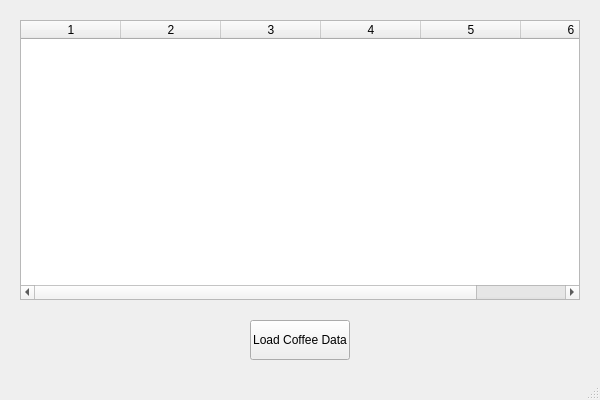
<?xml version="1.0" encoding="UTF-8"?>
<ui version="4.0">
 <class>MainWindow</class>
 <widget class="QMainWindow" name="MainWindow">
  <property name="geometry">
   <rect>
    <x>100</x>
    <y>100</y>
    <width>600</width>
    <height>400</height>
   </rect>
  </property>
  <property name="windowTitle">
   <string>Coffee Database</string>
  </property>
  <widget class="QWidget" name="centralwidget">
   <widget class="QPushButton" name="loadButton">
    <property name="geometry">
     <rect>
      <x>250</x>
      <y>320</y>
      <width>100</width>
      <height>40</height>
     </rect>
    </property>
    <property name="text">
     <string>Load Coffee Data</string>
    </property>
   </widget>
   <widget class="QTableWidget" name="coffeeTable">
    <property name="geometry">
     <rect>
      <x>20</x>
      <y>20</y>
      <width>560</width>
      <height>280</height>
     </rect>
    </property>
    <property name="columnCount">
     <number>6</number>
    </property>
    <property name="horizontalHeaderLabels">
     <stringlist>
      <item>ID</item>
      <item>Name</item>
      <item>Roast Level</item>
      <item>Ground/Whole</item>
      <item>Taste Description</item>
      <item>Price</item>
     </stringlist>
    </property>
   </widget>
  </widget>
  <widget class="QStatusBar" name="statusbar"/>
 </widget>
 <resources/>
 <connections/>
</ui>
